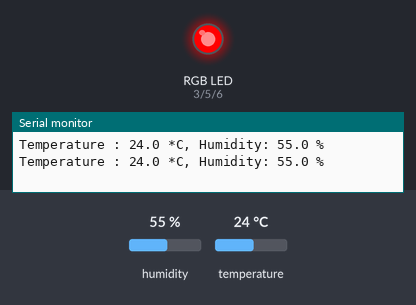
The sketch below on a simulated Arduino Uno, built with avr-gcc and run on an emulated ATmega328P. Shown: an RGB LED mixed from three pins (HIGH = lit), the last lines printed to the serial monitor. Inputs (shaded band) come from the test bench; at power-on: temperature 24 °C, humidity 55 %.

Above: at 2.8 s.
2.9 s: temperature set to 26 °C
5.6 s: temperature set to 29 °C
At 7.0 s:
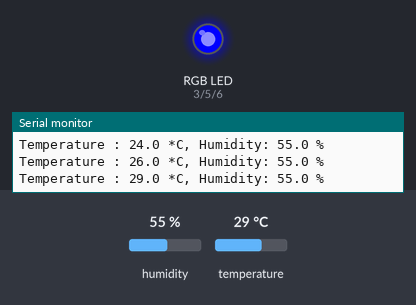
8.3 s: temperature set to 12 °C
At 10.7 s:
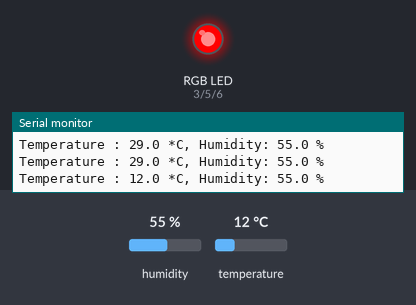
11.6 s: temperature set to 28 °C
At 13.1 s:
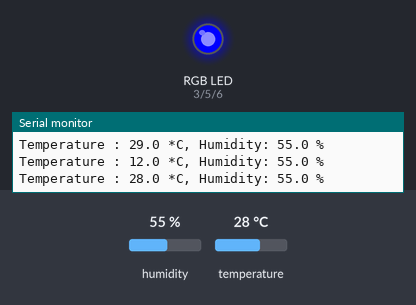
Timing chart, 0 to 14.6 s (numbered marks = the images above; inputs shaded):
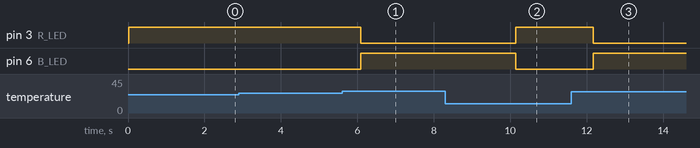

Measured:
- the behaviour switches between 27 and 28 °C on temperature (found by bisection; images 0 and 1)
- after the input at 5.6 s, pin 3 (R_LED): HIGH → LOW after 0.50 s; pin 6 (B_LED): LOW → HIGH after 0.50 s
- after the input at 8.3 s, pin 3 (R_LED): LOW → HIGH after 1.8 s; pin 6 (B_LED): HIGH → LOW after 1.8 s
- after the input at 11.6 s, pin 3 (R_LED): HIGH → LOW after 0.57 s; pin 6 (B_LED): LOW → HIGH after 0.57 s

The sketch:

DHT11_RGB_Climate.ino
```cpp
// DHT-11 온습도센서 + 3색 LED

#include "DHT.h"

#define DHTPIN 2       // DHT 센서가 연결된 핀 번호
#define DHTTYPE DHT11  // 사용 중인 DHT 센서의 종류 (DHT11)

DHT dht(DHTPIN, DHTTYPE); // DHT 센서 객체 생성

const int R_LED = 3;
const int G_LED = 5;
const int B_LED = 6;

void setup() {
  // put your setup code here, to run once:
  Serial.begin(9600);    // 시리얼 통신
  dht.begin();           // DHT 센서 초기화
  pinMode(R_LED, OUTPUT);  // 히터
  pinMode(G_LED, OUTPUT);  // 사용 X
  pinMode(B_LED, OUTPUT);  // 에어컨
}

void loop() {
  // put your main code here, to run repeatedly:
  float humidity = dht.readHumidity();        // 습도 값 읽기
  float temperature = dht.readTemperature(); // 온도 값 읽기

  if (isnan(humidity) || isnan(temperature))
  {
    Serial.println("Failed to read from DHT sensor !"); //읽기 실패 -> error
    return;
  }

  if (temperature >= 28)
  {
    digitalWrite(R_LED, LOW);
    digitalWrite(G_LED, LOW);
    digitalWrite(B_LED, HIGH);
  }

  else if (temperature <= 27)
  {
    digitalWrite(R_LED, HIGH);
    digitalWrite(G_LED, LOW);
    digitalWrite(B_LED, LOW);
  }

  else
  {
    // 15 < temperature < 26
    digitalWrite(R_LED, LOW);
    digitalWrite(G_LED, HIGH);
    digitalWrite(B_LED, LOW);
  }

  // 온도와 습도 값을 시리얼 모니터에 출력하기
  Serial.print("Temperature : ");
  Serial.print(temperature, 1);
  Serial.print(" *C, ");
  Serial.print("Humidity: ");
  Serial.print(humidity, 1);
  Serial.println(" %");

  delay(2000);
}
```
